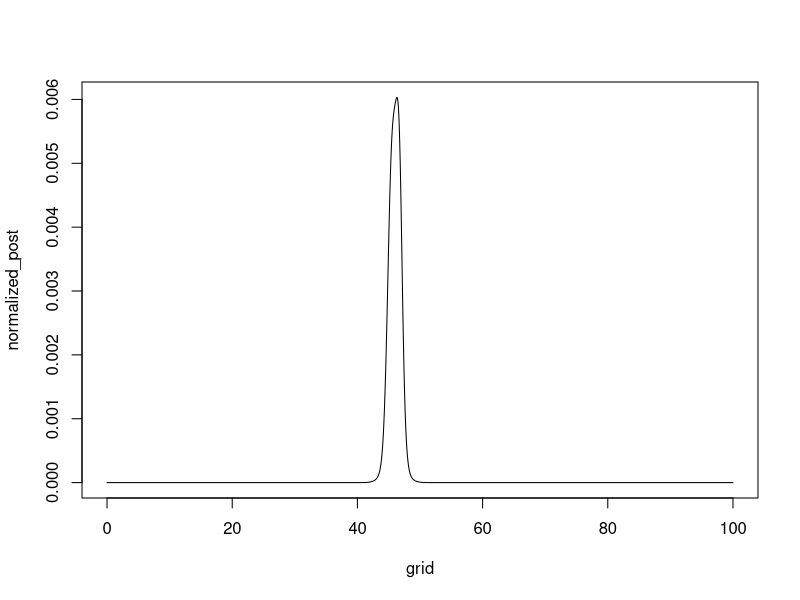
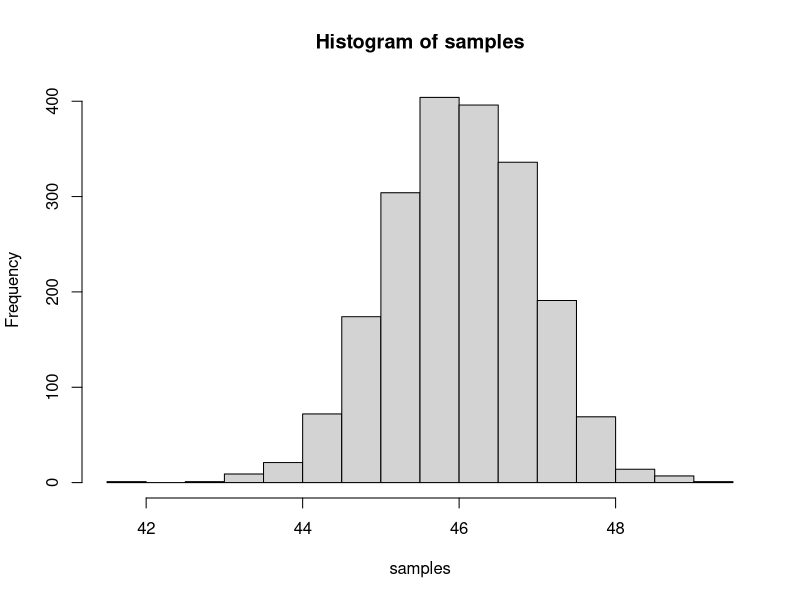
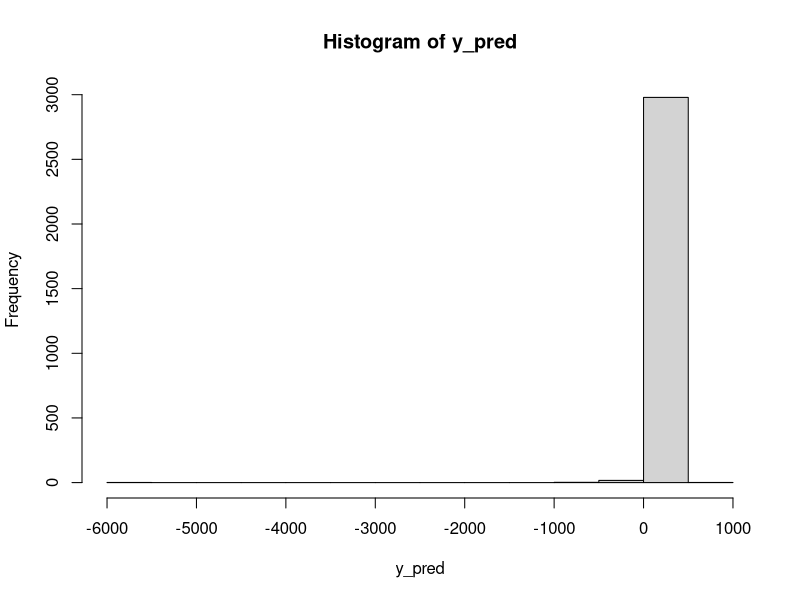

Generate these figures, in order, with R:
## ---- chunk 1
library(knitr)
library(tidyverse)
## ---- chunk 2
unnormalized_posterior = function(N){
  p=(1/N)*(.01)*(.99)^(N-1)
  return(p)
}

grid = 201:1e6
un_post_vec = sapply(grid, function(x) unnormalized_posterior(x))

cons = sum(un_post_vec)
cons
## ---- chunk 3
postmean = function(N){
  m=N*(1/cons)*(1/N)*(.01)*(.99)^(N-1)
  return(m)
}

posteriormean = sum(postmean(201:1e6))
posteriormean
## ---- chunk 4
postvar = function(N){
  m=(N-posteriormean)^2*(1/cons)*(1/N)*(.01)*(.99)^(N-1)
  return(m)
}

posteriorvar = sum(postvar(201:1e6))
#posteriorvar

posteriorsd = sqrt(posteriorvar)
posteriorsd
## ---- chunk 5
#Known
scale = 1
y=c(42,44.5,45.3,46.8,47.2,50)

#grid to search over
m = 67
grid = seq(0,m*100,by=1)/m

#posterior distribution - unnormalized
post = function(theta){
  p=exp(-log(100)+sum(dcauchy(y,theta,scale=scale,log=TRUE)))
  return(p)
}

unnormalized_post = sapply(grid,function(x) post(x))
c = sum(unnormalized_post)

#posterior distribution - normalized
normalized_post = (1/c)*unnormalized_post

plot(grid,normalized_post,type="l")
## ---- chunk 6
samples = sample(grid,size = 2000, replace = T,prob=unnormalized_post)
hist(samples)
y_pred = rcauchy(length(samples),location=samples)
#hist(y_pred)
## ---- chunk 7
sample2 = sample(grid,size = 3000,replace = T,prob=unnormalized_post)
#hist(samples)
y_pred = rcauchy(length(sample2),location=sample2)
hist(y_pred)
